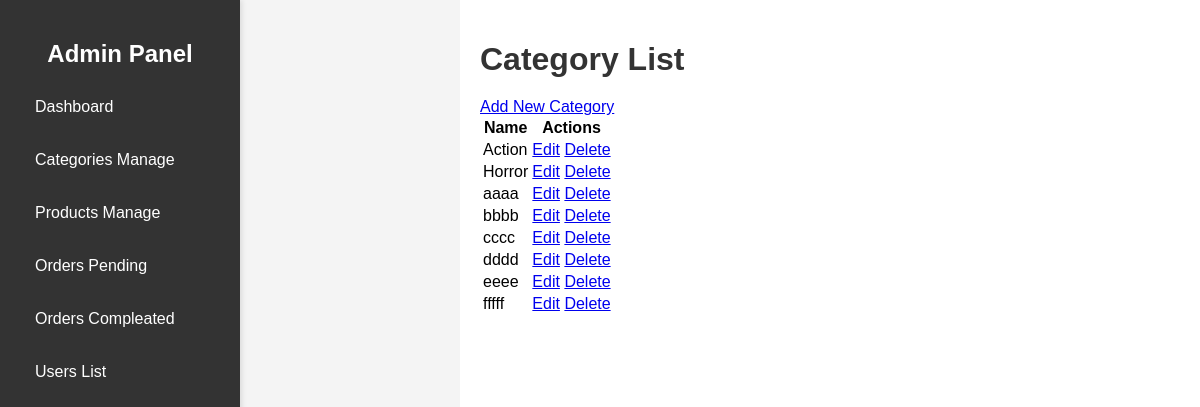
The app's page /admin_app/admin_app/categories/ (signed in) with its own data.
### store/models.py (models this page shows, shortened)
class Category(models.Model):
    name = models.CharField(max_length=250, unique=True)
    slug = models.SlugField(max_length=250, unique=True)
    image = models.ImageField(upload_to='category', blank=True)
    class Meta:
        ordering = ('name',)
        verbose_name = 'category'
        verbose_name_plural = 'categorys'

### admin_app/views.py (the view)
# urls.py: path('admin_app/categories/', views.category_list, name='category_list'),
@login_required
@user_passes_test(is_admin)
def category_list(request):
    categories = Category.objects.all()
    return render(request, 'admin_app/category_list.html', {'categories': categories})

### admin_app/views.py (called while the page is built)
def is_admin(user):
    return user.is_superuser

### store/context_processors.py (called while the page is built)
def menu_link(request): #this function don't wanna call to work, it's defined in setting to work
    links_list = Category.objects.all()
    paginator3 = Paginator(links_list,8)
    try:
        page = int(request.GET.get('page', '1'))
    except:
        page = 1
    try:
        links = paginator3.page(page)
    except (InvalidPage,EmptyPage):
        links = paginator3.page(paginator3.num_pages)
    return dict(links = links)

def cart_data(request):
    data = cartData(request)
    cartItems = data['cartItems']
    return dict(cartItems = cartItems)

### store/models.py (called while the page is built)
    @property
    def get_cart_items(self):
        orderitems = self.orderitem_set.all()
        total = sum([item.quantity for item in orderitems])
        return total

### store/utils.py (called while the page is built, shortened)
def cartData(request):
	if request.user.is_authenticated:
		customer = request.user.customer
		order, created = Order.objects.get_or_create(customer=customer, complete=False)
		items = order.orderitem_set.all()
		cartItems = order.get_cart_items
		total_price_difference = 0
	return {'cartItems':cartItems ,'order':order, 'items':items, 'total_price_difference':total_price_difference}

### admin_app/templates/admin_app/category_list.html
{% extends 'admin_app/base_admin.html' %}
{% block content %}
<h1>Category List</h1>
<a href="{% url 'admin_app:category_create' %}">Add New Category</a>
<table>
    <thead>
        <tr>
            <th>Name</th>
            <th>Actions</th>
        </tr>
    </thead>
    <tbody>
        {% for category in categories %}
        <tr>
            <td>{{ category.name }}</td>
            <td>
                <a href="{% url 'admin_app:category_update' category.pk %}">Edit</a>
                <a href="{% url 'admin_app:category_delete' category.pk %}">Delete</a>
            </td>
        </tr>
        {% endfor %}
    </tbody>
</table>
{% endblock %}

### static/CSS/admin_dashboard.css (style rules this page uses)
body { font-family: Arial, sans-serif; background-color: #f4f4f4; margin: 0; padding: 0; display: flex; }
.content h1 { color: #333; margin-bottom: 20px; }

### records on screen
Category: name "Action"
Category: name "Horror"
Category: name "aaaa"
Category: name "bbbb"
Category: name "cccc"
Category: name "dddd"
Category: name "eeee"
Category: name "fffff"
